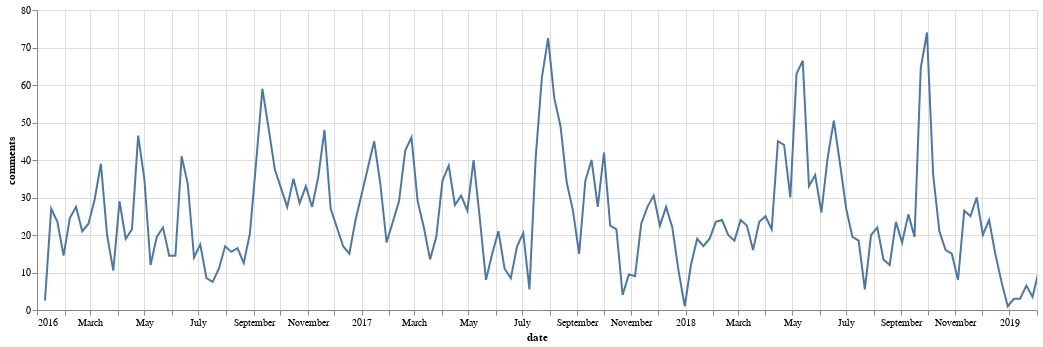

The code cell stored with this chart in its notebook:
### Code cell
# Comment totals over time
all_user_data = user_data.reset_index().groupby('date').sum()['comments'].reset_index()
alt.Chart(data=all_user_data, width=1000).mark_line(clip=True).encode(
    x=alt.X('date', scale=alt.Scale(domain=["2016-01-01", "2019-02-01"])),
    y='comments',
)

### Figure 1 — Vega-Lite specification as saved in the notebook (floating-point values rounded to 4 significant figures; data arrays with more than 128 entries replaced by an {"elided": "..."} marker saying what was removed)
{"$schema": "https://vega.github.io/schema/vega-lite/v2.6.0.json", "config": {"view": {"height": 300, "width": 400}}, "data": {"name": "data-8ffb961bcdbb93e51c03739394c90f59"}, "datasets": {"data-8ffb961bcdbb93e51c03739394c90f59": {"elided": "161 records"}}, "encoding": {"x": {"field": "date", "scale": {"domain": ["2016-01-01", "2019-02-01"]}, "type": "temporal"}, "y": {"field": "comments", "type": "quantitative"}}, "mark": {"clip": true, "type": "line"}, "width": 1000}
